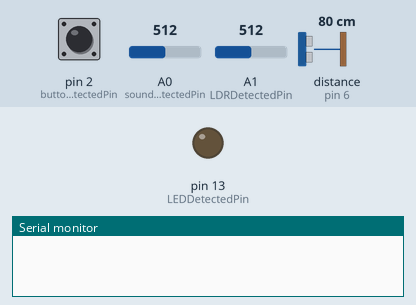
Simulated run of this sketch. Board: Arduino Uno, built with avr-gcc and run on an emulated ATmega328P. Shown: output pins drawn as LEDs (lit = HIGH), the last lines printed to the serial monitor. Dashed ring = blinking. The inputs (shaded band) are chosen by the test bench; at power-on: A0 (soundDetectedPin) = 512, pin 2 (buttomDetectedPin) LOW, A1 (LDRDetectedPin) = 512, distance to the obstacle (sensor on pin 6) 80 cm. The echo pulse lasts 58.3 µs per cm; pins used as bus, display or sensor lines are not drawn.

Above: at 1.2 s.
1.3 s: A0 (soundDetectedPin) set to 1016
2.8 s: A0 (soundDetectedPin) set to 1023
At 3.07 s:
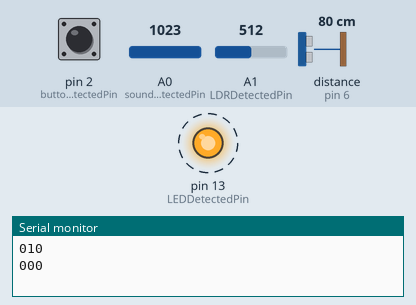
5.8 s: pin 2 (buttomDetectedPin) pulled HIGH for 3.2 s
10.5 s: pin 2 (buttomDetectedPin) pulled HIGH for 0.15 s
At 11.92 s:
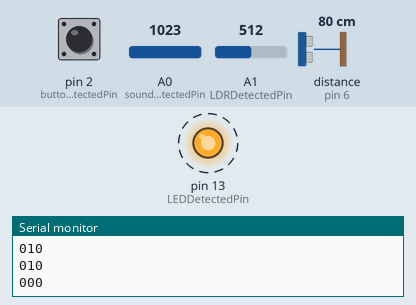
13.6 s: pin 2 (buttomDetectedPin) pulled HIGH for 1 s
At 13.6 s:
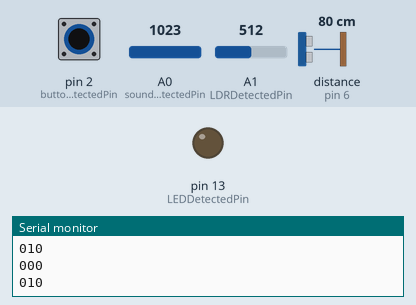
Timing chart, 0 to 16.6 s (numbered marks = the images above; inputs shaded):
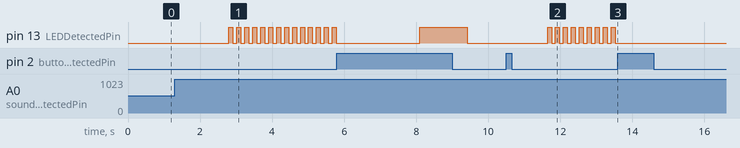

The sketch:

sketch_oct08a.ino
```cpp
int LDRDetectedPin = 1;
int soundDetectedPin = 0;
int LEDDetectedPin = 13;
int soundDetectedVal = 0;
int buttomDetectedPin = 2;
int echoDetectedPin = 6;
int trigDetectedPin = 7;
int led = 0;
int estate = 0;
int modo = 0;
int alerta = 0;
int LDR = 0;
char ser = 0;
unsigned int tiempo, distancia;

void setup ()
{
  Serial.begin(9600);
  pinMode (soundDetectedPin, INPUT) ; // input from the Sound Detection Module
  pinMode (buttomDetectedPin, INPUT) ;
  pinMode (echoDetectedPin, INPUT) ;
  pinMode (trigDetectedPin, OUTPUT) ;
  pinMode (LEDDetectedPin, OUTPUT) ;
  pinMode (LDRDetectedPin, OUTPUT) ;
}
void loop ()
{
  soundDetectedVal = analogRead (soundDetectedPin) ; // read the sound alarm time
  estate = digitalRead (buttomDetectedPin) ;
  if(estate == 1)
  {
    delay(1000);
    if (modo == 0)
    {
      modo = 1;
    }else
    {
      modo = 0;
      digitalWrite(13, LOW);
      led = 0;
    }
  }
  if (modo == 1)
  {
    led = 0;
    digitalWrite(trigDetectedPin, LOW);
    delayMicroseconds(2);
    digitalWrite(trigDetectedPin, HIGH);
    // EL PULSO DURA AL MENOS 10 uS EN ESTADO ALTO
    delayMicroseconds(10);
    digitalWrite(trigDetectedPin, LOW);

    // MEDIR EL TIEMPO EN ESTADO ALTO DEL PIN "ECHO" EL PULSO ES PROPORCIONAL A LA DISTANCIA MEDIDA
    tiempo = pulseIn(echoDetectedPin, HIGH);

    // LA VELOCIDAD DEL SONIDO ES DE 340 M/S O 29 MICROSEGUNDOS POR CENTIMETRO
    // DIVIDIMOS EL TIEMPO DEL PULSO ENTRE 58, TIEMPO QUE TARDA RECORRER IDA Y VUELTA UN CENTIMETRO LA ONDA SONORA
    distancia = tiempo / 58;

    // ENVIAR EL RESULTADO AL MONITOR SERIAL
    delay(200);

    // ENCENDER EL LED CUANDO SE CUMPLA CON CIERTA DISTANCIA
    LDR = analogRead (LDRDetectedPin) ;
    if (Serial.available()>0)
      {
        ser = Serial.read();
      }
    if (distancia <= 15) {
      digitalWrite(13, LOW);
      alerta = 1;
    }
    if (alerta == 0 )
    {
      if(LDR <= 20)
      {
        if (ser =='5')
        {
          digitalWrite(13, HIGH);
        }
       Serial.print(modo);
       Serial.print(led);
       Serial.println(alerta);
      }else if (LDR > 20){
        digitalWrite(13, LOW);
      }
    }else
    {
      digitalWrite(13, LOW);
      Serial.print(modo);
      Serial.print(led);
      Serial.println(alerta);
      delay(2000);
      alerta = 0;
    }
  }else
  {
    alerta = 0;
    if (soundDetectedVal == 1023)
    {
      if (led == 1 )
      {
        digitalWrite(13, LOW);
        led = 0;
        delay(100);
        Serial.print(modo);
        Serial.print(led) ;
        Serial.println(alerta);
      }
      else
      {
        digitalWrite(13, HIGH);
        led = 1;
        delay(100);
        Serial.print(modo);
        Serial.print(led) ;
        Serial.println(alerta);
      }
    }
    delay(10);
  }

  }
```

Measured:
- the behaviour switches between 1022 and 1023 on A0 (soundDetectedPin) (found by bisection; images 0 and 1)
- after the input at 1.3 s, every drawn part: stays the same
- after the input at 2.8 s, pin 13 (LEDDetectedPin): alternates HIGH for 0.11 s and LOW for 0.11 s, starting at once
- after the input at 10.5 s, pin 13 (LEDDetectedPin): alternates HIGH for 0.11 s and LOW for 0.11 s, starting after 1.1 s
- after the input at 13.6 s, pin 13 (LEDDetectedPin): stops changing and stays LOW
